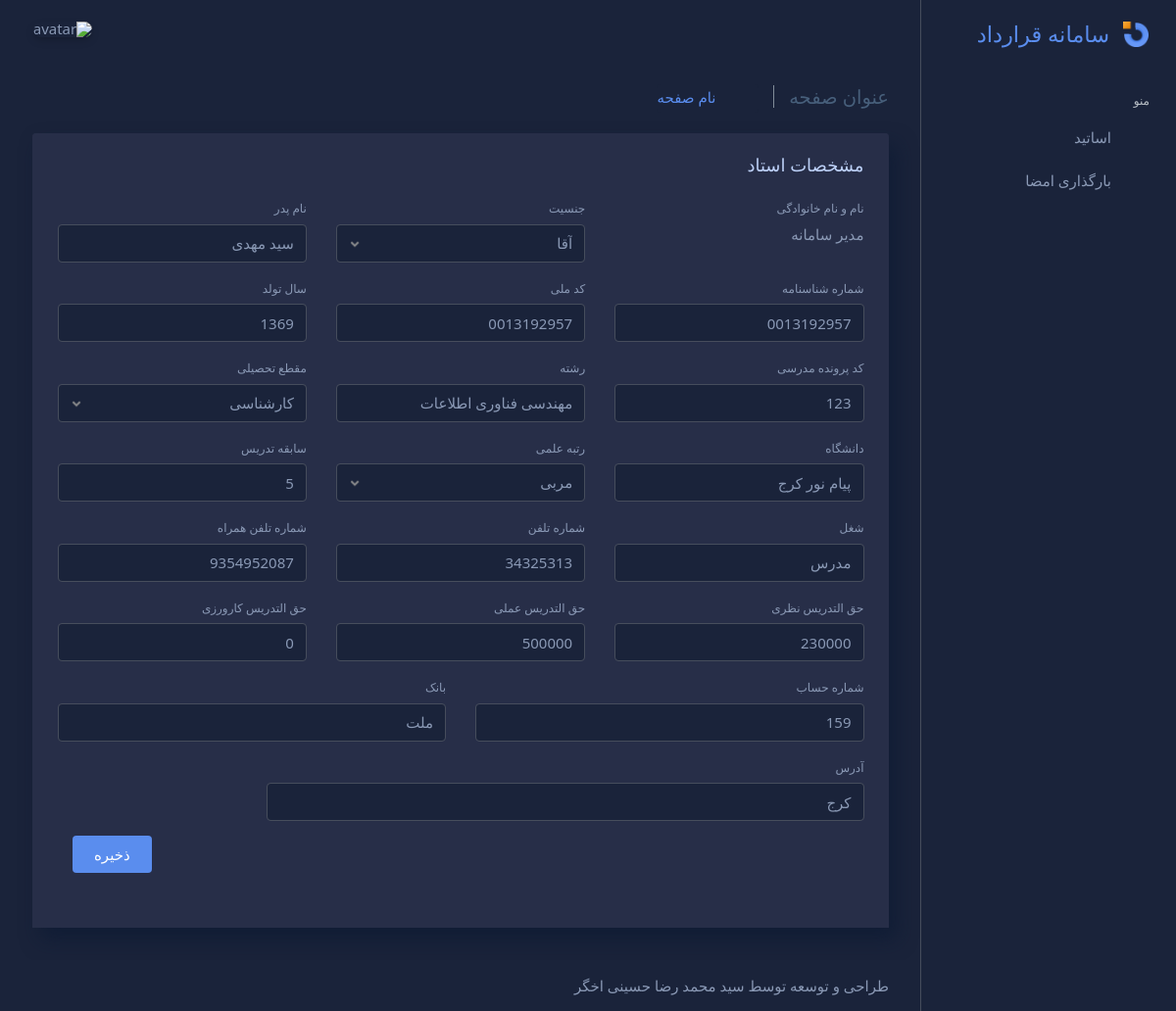
The page /teachers/1/edit on the database its author committed.
### accounts/models.py (models this page shows)
class UserProfile(models.Model):
    user = models.OneToOneField(User, on_delete=models.CASCADE)
    p_id = models.CharField(max_length=10, blank=True)
    f_name = models.CharField(max_length=16, blank=True)
    birthday = models.IntegerField(default=0)
    n_id = models.CharField(max_length=10, blank=True)
    file_number = models.CharField(max_length=16, blank=True)
    degree = models.CharField(max_length=64, choices=DEGREE_CHOICES, default='کارشناسی')
    field = models.CharField(max_length=64, blank=True)
    university = models.CharField(max_length=64, blank=True)
    rank = models.CharField(max_length=32, choices=RANK_CHOICES, default='مربی')
    job = models.CharField(max_length=64, blank=True)
    t_year = models.IntegerField(default=0)
    address = models.CharField(max_length=256, blank=True)
    mobile = models.IntegerField(default=0)
    phone = models.IntegerField(default=0)
    account = models.IntegerField(default=0)
    bank = models.CharField(max_length=16, blank=True)
    sex = models.CharField(max_length=8, choices=SEX_CHOICES, default='آقا')
    theorical_pay = models.IntegerField(default=0)
    practical_pay = models.IntegerField(default=0)
    intership_pay = models.IntegerField(default=0)
    sign = models.ImageField(null=True, blank=True)

### accounts/views.py (the view)
# urls.py: path('teachers/<int:pk>/edit', views.teacher_edit, name='teacher_edit'),
def teacher_edit(request, pk):
    user = User.objects.get(id=pk)
    profile = UserProfile.objects.get(user=pk)
    form = TeacherEditForm(request.POST or None, instance=profile)
    if request.method == "POST":
        if form.is_valid():
            form.save()
            return redirect(f'/account/teachers/{pk}')
    else:
        context = {
            'form': form,
            'user': user
        }
        return render(request, 'accounts/teacher_edit.html', context)

### accounts/templates/accounts/teacher_edit.html (shortened to what this page needs)
{% extends 'base/base.html' %}
{% block links %}
<div class="col-12">
  <h5 class="content-header-title float-left pr-1">عنوان صفحه</h5>
  <div class="breadcrumb-wrapper">
    <ol class="breadcrumb p-0 mb-0">
      <li class="breadcrumb-item"><a href="index.html"><i class="bx bx-home-alt"></i></a>
      </li>
      <li class="breadcrumb-item active">نام صفحه</li>
    </ol>
  </div>
</div>
{% endblock %}
{% block content %}
<div class="content-body">
  <section id="basic-datatable">
    <div class="row">
      <div class="col-12">
        <div class="card">
          <div class="card-header">
            <h4 class="card-title">مشخصات استاد</h4>
          </div>
          <div class="card-content">
            <div class="card-body card-dashboard">
              <form class="form form-vertical" method="POST" enctype="multipart/form-data">
                <div class="form-body">
                  <div class="row form-group">
                    <div class="col-lg-4 col-md-12 col-sm-12">
                      <label for=""> نام و نام خانوادگی</label>
                      <div>{{ user.first_name }} {{ user.last_name }}</div>
                    </div>
                    <div class="col-lg-4 col-md-12 col-sm-12">
                      <label for="">جنسیت</label>
                      <div>{{ form.sex }}</div>
                    </div>
                    <div class="col-lg-4 col-md-12 col-sm-12">
                      <label for="">نام پدر</label>
                      {{ form.f_name }}
                    </div>
                  </div>
                  <div class="row form-group">
                    <div class="col-lg-4 col-md-12 col-sm-12">
                      <label for="">شماره شناسنامه</label>
                      {{ form.p_id }}
                    </div>
                    <div class="col-lg-4 col-md-12 col-sm-12">
                      <label for="">کد ملی</label>
                      {{ form.n_id }}
                    </div>
                    <div class="col-lg-4 col-md-12 col-sm-12">
                      <label for="">سال تولد</label>
                      {{ form.birthday }}
                    </div>
                  </div>
                  <div class="row form-group">
                    <div class="col-lg-4 col-md-12 col-sm-12">
                      <label for="">کد پرونده مدرسی</label>
                      {{ form.file_number }}
                    </div>
                    <div class="col-lg-4 col-md-12 col-sm-12">
                      <label for="">رشته</label>
                      {{ form.field }}
                    </div>
                    <div class="col-lg-4 col-md-12 col-sm-12">
                      <label for="">مقطع تحصیلی</label>
                      {{ form.degree }}
                    </div>
                  </div>
                  <div class="row form-group">
                    <div class="col-lg-4 col-md-12 col-sm-12">
                      <label for="">دانشگاه</label>
                      {{ form.university }}
                    </div>
                    <div class="col-lg-4 col-md-12 col-sm-12">
                      <label for="">رتبه علمی</label>
                      {{ form.rank }}
                    </div>
                    <div class="col-lg-4 col-md-12 col-sm-12">
                      <label for="">سابقه تدریس</label>
                      {{ form.t_year }}
                    </div>
                  </div>
                  <div class="row form-group">
                    <div class="col-lg-4 col-md-12 col-sm-12">
                      <label for="">شغل</label>
                      {{ form.job }}
                    </div>
                    <div class="col-lg-4 col-md-12 col-sm-12">
                      <label for="">شماره تلفن</label>
                      {{ form.phone }}
                    </div>
                    <div class="col-lg-4 col-md-12 col-sm-12">
                      <label for="">شماره تلفن همراه</label>
                      {{ form.mobile }}
                    </div>
                  </div>
                  <div class="row form-group">
                    <div class="col-lg-4 col-md-12 col-sm-12">
                      <label for="">حق التدریس نظری</label>
                      {{ form.theorical_pay }}
                    </div>
                    <div class="col-lg-4 col-md-12 col-sm-12">
                      <label for="">حق التدریس عملی</label>
                      {{ form.practical_pay }}
                    </div>
                    <div class="col-lg-4 col-md-12 col-sm-12">
                      <label for="">حق التدریس کارورزی</label>
                      {{ form.intership_pay }}
                    </div>
                  </div>
                  <div class="row form-group">
                    <div class="col-lg-6 col-md-12 col-sm-12">
                      <label for="">شماره حساب</label>
                      {{ form.account }}
                    </div>
                    <div class="col-lg-6 col-md-12 col-sm-12">
                      <label for="">بانک</label>
                      {{ form.bank }}
                    </div>
                  </div>
                  <div class="row form-group">
                    <div class="col-lg-9 col-md-12 col-sm-12">
                      <label for="">آدرس</label>
                      {{ form.address }}
                    </div>
                    <div class="col-lg-3 col-md-12 col-sm-12">
                    </div>
                  </div>
                  <div class="row form-group">
                    <div class="col-lg-12 col-md-12 col-sm-12  d-flex justify-content-end">
                      <button class="btn btn-primary mr-1 mb-1" type="submit">ذخیره</button>
                    </div>
                  </div>
                </div>
              </form>
            </div>
          </div>
        </div>
      </div>
    </div>
  </section>
</div>
{% endblock %}

### accounts/static/assets/css/themes/dark-layout.css (style rules this page uses)
body.dark-layout { background-color: #1A233A; }
body.dark-layout h1, body.dark-layout h2, body.dark-layout h3, body.dark-layout h4, body.dark-layout h5, body.dark-layout h6 { color: #BDD1F8; }
body.dark-layout .card { background-color: #272E48; box-shadow: 8px 12px 20px 0 rgba(11, 26, 51, 0.63) !important; }
body.dark-layout .card .card-header, body.dark-layout .card .card-footer { color: #8A99B5; background-color: #272E48; border-color: #464D5C !important; }
body.dark-layout .card .card-body { color: #8A99B5; background-color: #272E48; border-color: #464D5C !important; }
body.dark-layout .btn { color: #8A99B5; }
body.dark-layout .btn[class*='btn-'] { color: #FFFFFF !important; }
body.dark-layout .breadcrumb { background-color: #1A233A; }
body.dark-layout .breadcrumb .breadcrumb-item a { color: #8A99B5 !important; }
body.dark-layout .breadcrumb .breadcrumb-item:before { color: #8A99B5; }
body.dark-layout .breadcrumb .breadcrumb-item+.breadcrumb-item:before { color: #8A99B5 !important; }
body.dark-layout input.form-control, body.dark-layout .custom-file-label, body.dark-layout textarea.form-control { background-color: #1A233A; color: #8A99B5; }
body.dark-layout input.form-control::placeholder, body.dark-layout .custom-file-label::placeholder, body.dark-layout textarea.form-control::placeholder { color: #8A99B5; }
body.dark-layout select.form-control, body.dark-layout .custom-select { background-color: #1A233A; color: #8A99B5; border-color: #464D5C; }
body.dark-layout select.form-control option:checked, body.dark-layout .custom-select option:checked { background-color: #272E48; }
body.dark-layout p, body.dark-layout small, body.dark-layout span, body.dark-layout label { color: #8A99B5; }

### rows shown on the page
UserProfile: sex "آقا", f_name "سید مهدی", p_id "0013192957", n_id "0013192957", birthday "1369", file_number "123", field "مهندسی فناوری اطلاعات", degree "کارشناسی", university "پیام نور کرج", rank "مربی", t_year "5", job "مدرس", phone "34325313", mobile "9354952087", theorical_pay "230000", practical_pay "500000", intership_pay "0", account "159", bank "ملت", address "کرج"

### other values the page prints
{{ user.first_name }} "مدیر"
{{ user.last_name }} "سامانه"
